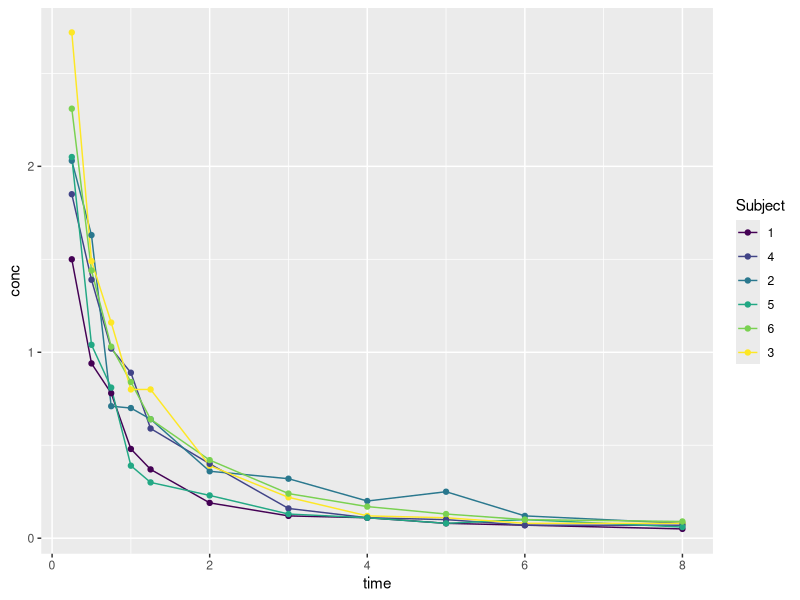
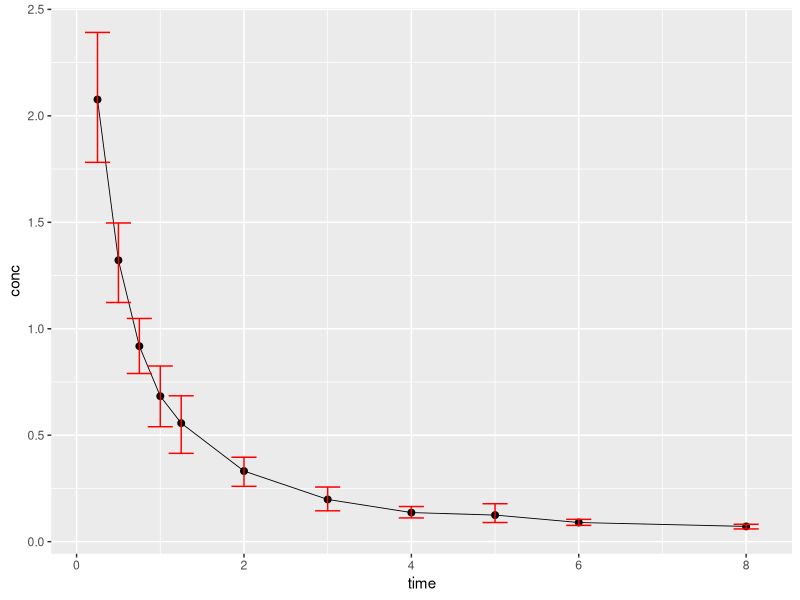
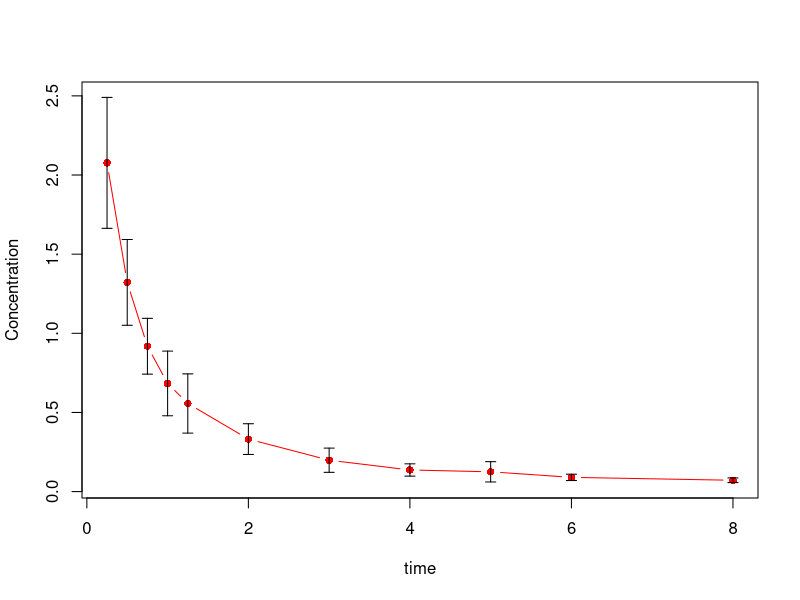

Write R code to recreate these figures, in order.
## ---- chunk 1
library(ggplot2)
head(Indometh)
ggplot(Indometh, aes(x=time, y=conc, col = Subject)) + 
  geom_line() +
  geom_point()
## ---- chunk 2
ggplot(Indometh, aes(x=time, y=conc)) + 
  stat_summary(fun.y=mean, geom=c("line"), size=0.3) +
  stat_summary(fun.y=mean, geom=c("point"), size=2) +
  stat_summary(fun.data = "mean_cl_boot", geom = "errorbar", col = "red", width = 0.3)
## ---- chunk 3
library(dplyr)

# Data Prep for Mean and SD
Indometh2 <- Indometh %>% 
  group_by(time) %>% 
  summarise(Concentration = mean(conc), StandardDev = sd(conc))
Indometh2

# Drawing
with(Indometh2,
     Hmisc::errbar(x = time,
                   y = Concentration,
                   yplus = Concentration+StandardDev,
                   yminus = Concentration-StandardDev,
                   col ="red", type = "b"))
